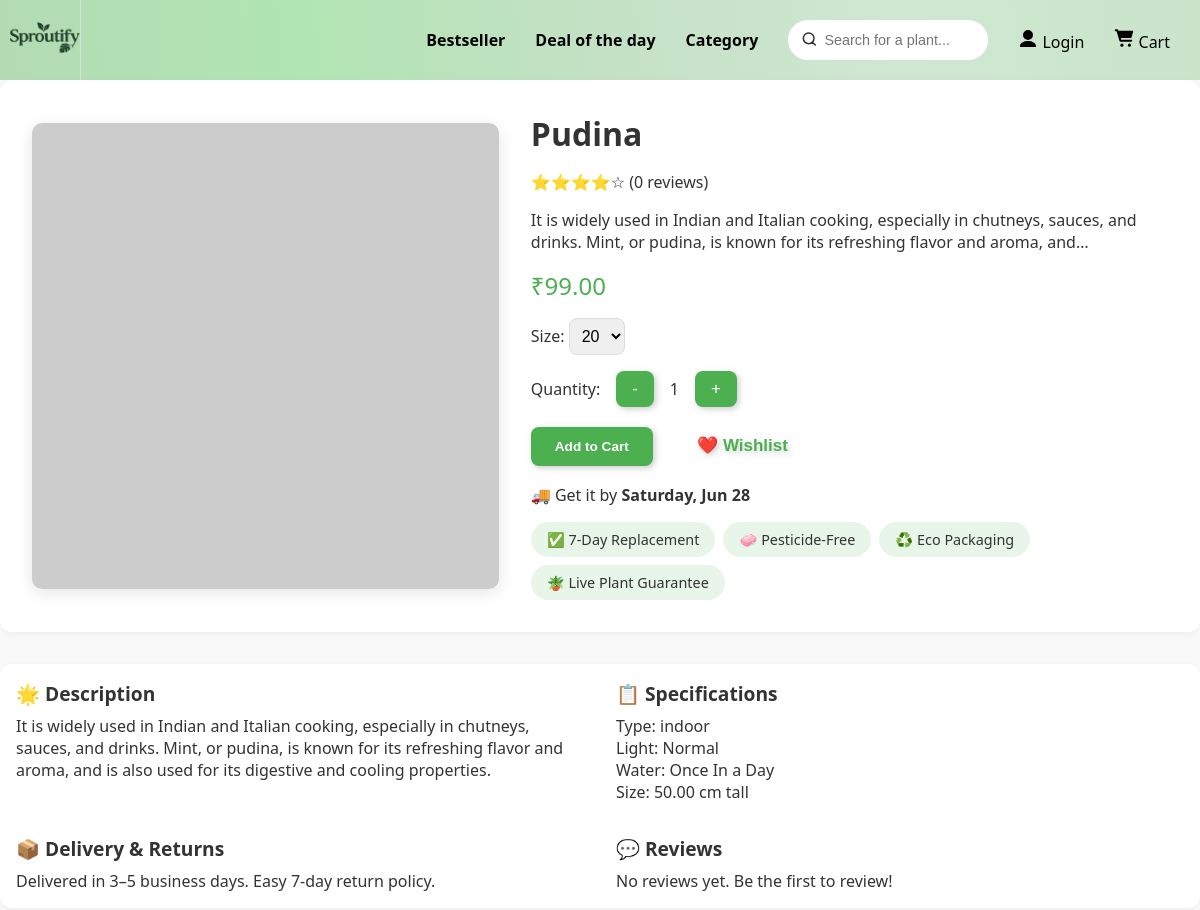
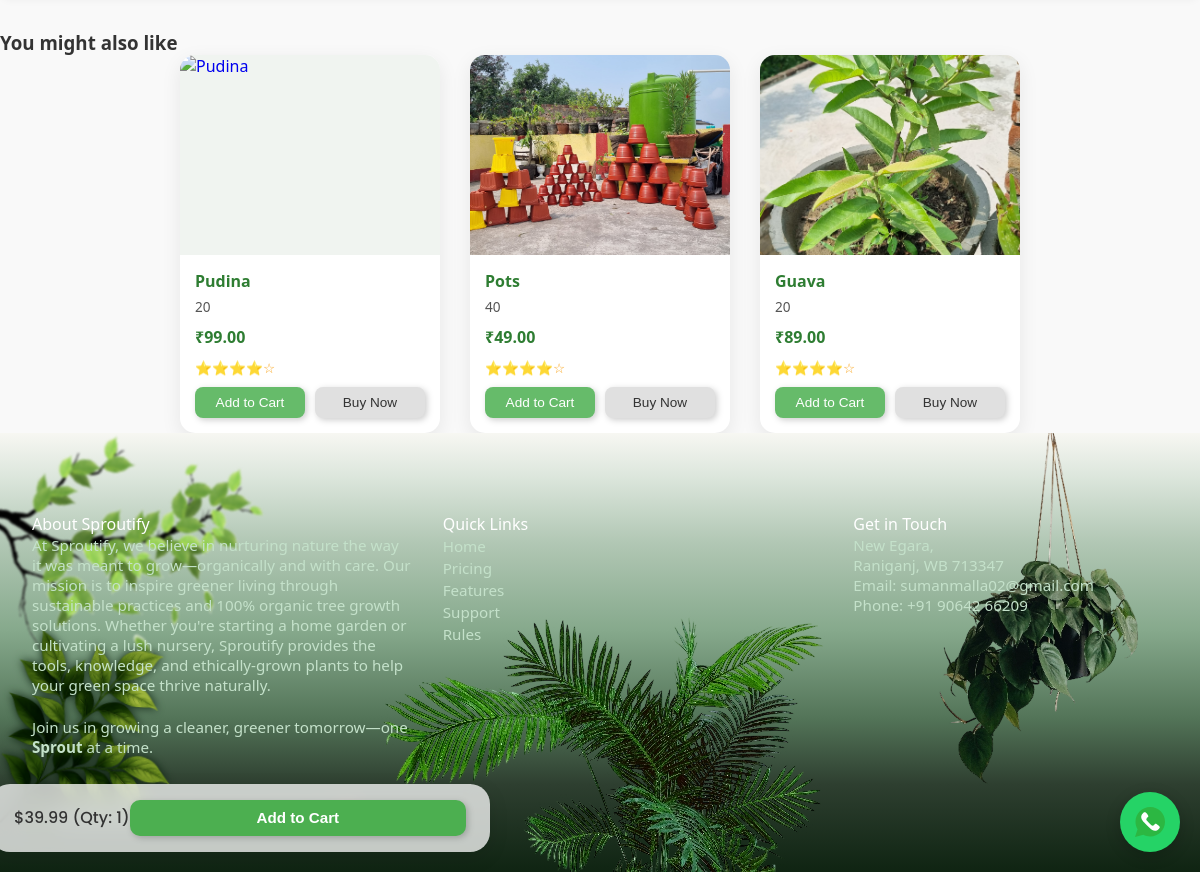
Page /product/3/ on the committed database (2 pictures, top to bottom).
### users/models.py (models this page shows, shortened)
class Product(models.Model):
    name = models.CharField(max_length=100, unique=True)
    slug = models.SlugField(max_length=120, unique=True, blank=True)
    description = models.TextField()
    care_instructions = models.TextField(blank=True, null=True)
    category = models.CharField(max_length=20, choices=CATEGORY_CHOICES)
    price = models.DecimalField(max_digits=10, decimal_places=2)
    discount_price = models.DecimalField(max_digits=10, decimal_places=2, blank=True, null=True)
    stock_quantity = models.PositiveIntegerField(default=0)
    availability = models.CharField(max_length=20, choices=AVAILABILITY_STATUS, default='in_stock')
    image = models.ImageField(upload_to=upload_product_image, blank=True, null=True)
    is_featured = models.BooleanField(default=False)
    height_cm = models.DecimalField(max_digits=6, decimal_places=2, blank=True, null=True)
    pot_size = models.CharField(max_length=50, blank=True, null=True)
    climate = models.CharField(max_length=100, blank=True, null=True)
    sunlight = models.CharField(max_length=100, blank=True, null=True)
    water_frequency = models.CharField(max_length=100, blank=True, null=True)
    created_at = models.DateTimeField(auto_now_add=True)
    updated_at = models.DateTimeField(auto_now=True)
    class Meta:
        ordering = ['-created_at']
        verbose_name = "Product"
        verbose_name_plural = "Products"

### users/views.py (the view)
# urls.py: path("product/<int:id>/", product_detail_view, name="product-detail"),
def product_detail_view(request, id):
    product = get_object_or_404(Product, id=id)
    return render(request, "product_detail.html", {"product": product})

### templates/product_detail.html (shortened to what this page needs)
{% load static %}
<!DOCTYPE html>
<html lang="en">
<head>
  <link rel="stylesheet" href="{% static 'css/styles.css' %}">
  <link rel="stylesheet" href="{% static 'css/login.css' %}">
  <link rel="stylesheet" href="{% static 'css/product_overview.css' %}">
</head>
<body>
  {% include "partials/whatsapp.html" %}
  {% include 'partials/navbar.html' %}
  {% block content %}
  <div class="container">
    <div class="images">
      {% if product.image %}
      <img src="{{ product.image.url }}" alt="{{ product.name }}">
      {% else %}
      <img src="https://via.placeholder.com/500x500" alt="{{ product.name }}">
      {% endif %}
    </div>
    <div class="details">
      <h1>{{ product.name }}</h1>
      <div>
        ⭐⭐⭐⭐☆ ({{ product.reviews.count }} reviews)
      </div>
      <p>{{ product.short_description|default:product.description|truncatechars:160 }}</p>
      <div class="price">
        ₹{{ product.discount_price|default:product.price }}
      </div>
      {% if product.pot_size %}
      <div class="selector">
        Size:
        <select>
          <option selected>{{ product.pot_size }}</option>
        </select>
      </div>
      {% endif %}
      <div class="quantity">
        Quantity:
        <button onclick="decreaseQty()">-</button>
        <span id="qty">1</span>
        <button onclick="increaseQty()">+</button>
      </div>
      <div class="actions">
        <button class="btn primary-btn add-to-cart-btn" data-product-id="{{ product.id }}">Add to Cart</button>
        <button style="background: none; color: var(--primary);">❤️ Wishlist</button>
      </div>
      <div>🚚 Get it by <strong>{{ product.created_at|date:"l, M d" }}</strong></div>
      <div class="trust-badges">
        <div class="badge">✅ 7-Day Replacement</div>
        <div class="badge">🧼 Pesticide-Free</div>
        <div class="badge">♻️ Eco Packaging</div>
        <div class="badge">🪴 Live Plant Guarantee</div>
      </div>
    </div>
  </div>
  <section class="tabs">
    <div class="tab">
      <h3>🌟 Description</h3>
      <p>{{ product.description }}</p>
    </div>
    <div class="tab">
      <h3>📋 Specifications</h3>
      <ul>
        {% if product.category %}<li>Type: {{ product.category }}</li>{% endif %}
        {% if product.sunlight %}<li>Light: {{ product.sunlight }}</li>{% endif %}
        {% if product.water_frequency %}<li>Water: {{ product.water_frequency }}</li>{% endif %}
        {% if product.height_cm %}<li>Size: {{ product.height_cm }} cm tall</li>{% endif %}
      </ul>
    </div>
    <div class="tab">
      <h3>📦 Delivery & Returns</h3>
      <p>Delivered in 3–5 business days. Easy 7-day return policy.</p>
    </div>
    <div class="tab">
      <h3>💬 Reviews</h3>
      {% for review in product.reviews.all %}
      <p>⭐️{{ review.rating }} – “{{ review.comment }}”</p>
      {% empty %}
      <p>No reviews yet. Be the first to review!</p>
      {% endfor %}
    </div>
  </section>
  {% endblock %}
  <section class="related-products">
    <h3>You might also like</h3>
    <div class="product-grid" id="productContainer">
    </div>
  </section>
  {% include 'partials/footer.html' %}
  <div class="sticky-cart">
    <span>$39.99 (Qty: <span id="qty-mobile">1</span>)</span>
    <button class="btn primary-btn"  data-product-id="{{ product.id }}" onclick="toggleDrawer()">Add to Cart</button>
  </div>
  </body>
</html>

### static/css/styles.css (style rules this page uses)
html { scroll-behavior: smooth; }
body { font-family: Poppins; margin: 0; font-size: 16px; }
* { box-sizing: border-box; margin: 0; padding: 0; text-decoration: none; list-style: none; }
:root { --w-image: 500px; --calculate: calc(3 / 2); }
.product-grid { display: flex; flex-wrap: wrap; gap: 30px; justify-content: center; }
.btn { flex: 1; padding: 8px; border: none; font-size: 0.85rem; border-radius: 8px; cursor: pointer; transition: background 0.3s ease; }
.primary-btn { background-color: #66bb6a; color: white; }
button { position: relative; padding: 15px 45px; background: #66bb6a; font-size: 17px; font-weight: 500; color: #181818; cursor: pointer; border: 1px solid #7ada7e; border-radius: 8px; filter: drop-shadow(2px 2px 3px rgba(0, 0, 0, 0.2)); }

### static/css/product_overview.css (style rules this page uses)
:root { --primary: #4CAF50; --font-family: 'Segoe UI', Tahoma, Geneva, Verdana, sans-serif; --text-color: #333; --bg-light: #f9f9f9; --border-color: #ddd; --badge-bg: #e8f5e9; }
* { margin: 0; padding: 0; box-sizing: border-box; }
body { margin: 0; font-family: var(--font-family); background: var(--bg-light); color: var(--text-color); }
.container { display: flex; flex-wrap: wrap; gap: 2rem; padding: 2rem; max-width: 1200px; margin: auto; background: #fff; border-radius: 12px; box-shadow: 0 2px 10px rgba(0, 0, 0, 0.05); }
.images { flex: 1 1 40%; display: flex; justify-content: center; align-items: center; }
.images img { max-width: 100%; border-radius: 10px; box-shadow: 0 4px 16px rgba(0, 0, 0, 0.1); }
.details { flex: 1 1 55%; display: flex; flex-direction: column; gap: 1rem; }
.details h1 { font-size: 2rem; margin-bottom: 0; }
.price { font-size: 1.5rem; color: var(--primary); }
.selector select { padding: 0.5rem; font-size: 1rem; border-radius: 8px; border: 1px solid var(--border-color); }
.quantity { display: flex; align-items: center; gap: 1rem; }
.quantity button { padding: 0.5rem 1rem; background: var(--primary); border: none; color: white; border-radius: 8px; cursor: pointer; }
.actions button { padding: 0.75rem 1.5rem; margin-right: 1rem; border: none; border-radius: 8px; cursor: pointer; font-weight: bold; }
.actions button:first-child { background: var(--primary); color: white; }
.trust-badges { display: flex; flex-wrap: wrap; gap: 0.5rem; }
.badge { background: var(--badge-bg); padding: 0.5rem 1rem; border-radius: 20px; font-size: 0.9rem; }
.tabs { max-width: 1200px; margin: 2rem auto; display: flex; flex-wrap: wrap; gap: 2rem; padding: 1rem; background: white; border-radius: 12px; box-shadow: 0 2px 8px rgba(0, 0, 0, 0.05); }
.tab { flex: 1 1 40%; }
.tab h3 { font-size: 1.2rem; margin-bottom: 0.5rem; }
.sticky-cart { display: none; position: fixed; bottom: 20px; left: 20%; transform: translateX(-50%); width: 90%; max-width: 500px; padding: 1rem 1.5rem; background: rgba(255, 255, 255, 0.75); backdrop-filter: blur(10px); -webkit-backdrop-filter: blur(10px); border-radius: 1.25rem; box-shadow: 0 6px 20px rgba(0, 0, 0, 0.1); display: flex; justify-content: space-between; align-items: center; z-index: 9999; font-family: "Poppins", sans-serif; font-weight: 500; color: #333; transition: all 0.3s ease-in-out; }
.sticky-cart button { background: #4caf50; color: white; border: none; padding: 0.6rem 1.2rem; border-radius: 10px; font-weight: 600; font-size: 0.95rem; cursor: pointer; width: 20px; transition: background 0.3s ease; }

### rows in the picture
Product: name "Pudina", reviews.count "0", short_description "It is widely used in Indian and Italian cooking, especially in chutneys, sauces, and drinks. Mint, or pudina, is known for its refreshing flavor and aroma, and…", discount_price "99.00", pot_size "20", created_at "Saturday, Jun 28", description "It is widely used in Indian and Italian cooking, especially in chutneys, sauces, and drinks. Mint, or pudina, is known for its refreshing flavor and aroma, and is also used for its digestive and cooling properties.", category "indoor", sunlight "Normal", water_frequency "Once In a Day", height_cm "50.00"
